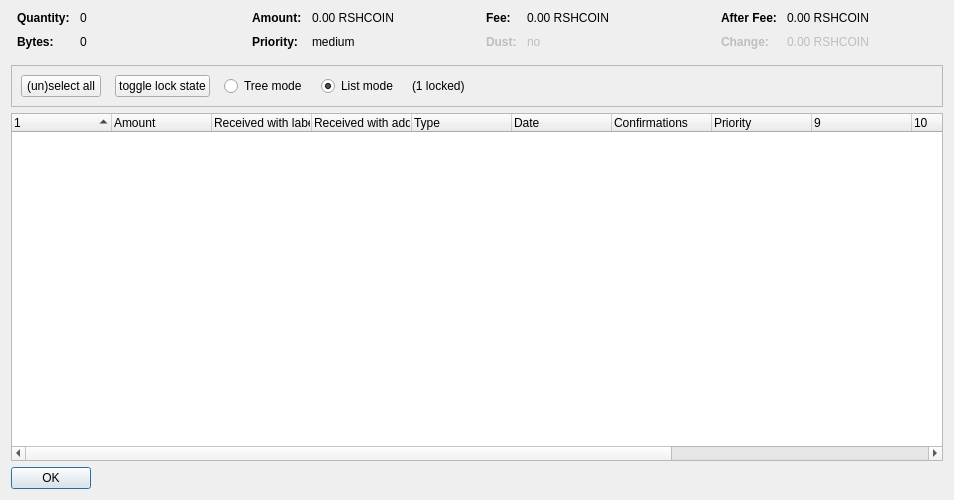
<?xml version="1.0" encoding="UTF-8"?>
<ui version="4.0">
 <class>CoinControlDialog</class>
 <widget class="QDialog" name="CoinControlDialog">
  <property name="geometry">
   <rect>
    <x>0</x>
    <y>0</y>
    <width>954</width>
    <height>500</height>
   </rect>
  </property>
  <property name="windowTitle">
   <string>Coin Selection</string>
  </property>
  <layout class="QVBoxLayout" name="verticalLayout">
   <item>
    <layout class="QHBoxLayout" name="horizontalLayoutTop" stretch="0,0,0,0">
     <property name="topMargin">
      <number>0</number>
     </property>
     <property name="bottomMargin">
      <number>10</number>
     </property>
     <item>
      <layout class="QFormLayout" name="formLayoutCoinControl1">
       <property name="horizontalSpacing">
        <number>10</number>
       </property>
       <property name="verticalSpacing">
        <number>10</number>
       </property>
       <property name="leftMargin">
        <number>6</number>
       </property>
       <property name="rightMargin">
        <number>6</number>
       </property>
       <item row="0" column="0">
        <widget class="QLabel" name="labelCoinControlQuantityText">
         <property name="font">
          <font>
           <weight>75</weight>
           <bold>true</bold>
          </font>
         </property>
         <property name="text">
          <string>Quantity:</string>
         </property>
        </widget>
       </item>
       <item row="0" column="1">
        <widget class="QLabel" name="labelCoinControlQuantity">
         <property name="cursor">
          <cursorShape>IBeamCursor</cursorShape>
         </property>
         <property name="contextMenuPolicy">
          <enum>Qt::ActionsContextMenu</enum>
         </property>
         <property name="text">
          <string notr="true">0</string>
         </property>
         <property name="textInteractionFlags">
          <set>Qt::LinksAccessibleByMouse|Qt::TextSelectableByKeyboard|Qt::TextSelectableByMouse</set>
         </property>
        </widget>
       </item>
       <item row="1" column="0">
        <widget class="QLabel" name="labelCoinControlBytesText">
         <property name="font">
          <font>
           <weight>75</weight>
           <bold>true</bold>
          </font>
         </property>
         <property name="text">
          <string>Bytes:</string>
         </property>
        </widget>
       </item>
       <item row="1" column="1">
        <widget class="QLabel" name="labelCoinControlBytes">
         <property name="cursor">
          <cursorShape>IBeamCursor</cursorShape>
         </property>
         <property name="contextMenuPolicy">
          <enum>Qt::ActionsContextMenu</enum>
         </property>
         <property name="text">
          <string notr="true">0</string>
         </property>
         <property name="textInteractionFlags">
          <set>Qt::LinksAccessibleByMouse|Qt::TextSelectableByKeyboard|Qt::TextSelectableByMouse</set>
         </property>
        </widget>
       </item>
      </layout>
     </item>
     <item>
      <layout class="QFormLayout" name="formLayoutCoinControl2">
       <property name="horizontalSpacing">
        <number>10</number>
       </property>
       <property name="verticalSpacing">
        <number>10</number>
       </property>
       <property name="leftMargin">
        <number>6</number>
       </property>
       <property name="rightMargin">
        <number>6</number>
       </property>
       <item row="0" column="0">
        <widget class="QLabel" name="labelCoinControlAmountText">
         <property name="font">
          <font>
           <weight>75</weight>
           <bold>true</bold>
          </font>
         </property>
         <property name="text">
          <string>Amount:</string>
         </property>
        </widget>
       </item>
       <item row="0" column="1">
        <widget class="QLabel" name="labelCoinControlAmount">
         <property name="cursor">
          <cursorShape>IBeamCursor</cursorShape>
         </property>
         <property name="contextMenuPolicy">
          <enum>Qt::ActionsContextMenu</enum>
         </property>
         <property name="text">
          <string notr="true">0.00 RSHCOIN</string>
         </property>
         <property name="textInteractionFlags">
          <set>Qt::LinksAccessibleByMouse|Qt::TextSelectableByKeyboard|Qt::TextSelectableByMouse</set>
         </property>
        </widget>
       </item>
       <item row="1" column="0">
        <widget class="QLabel" name="labelCoinControlPriorityText">
         <property name="font">
          <font>
           <weight>75</weight>
           <bold>true</bold>
          </font>
         </property>
         <property name="text">
          <string>Priority:</string>
         </property>
        </widget>
       </item>
       <item row="1" column="1">
        <widget class="QLabel" name="labelCoinControlPriority">
         <property name="cursor">
          <cursorShape>IBeamCursor</cursorShape>
         </property>
         <property name="contextMenuPolicy">
          <enum>Qt::ActionsContextMenu</enum>
         </property>
         <property name="text">
          <string>medium</string>
         </property>
         <property name="textInteractionFlags">
          <set>Qt::LinksAccessibleByMouse|Qt::TextSelectableByKeyboard|Qt::TextSelectableByMouse</set>
         </property>
        </widget>
       </item>
      </layout>
     </item>
     <item>
      <layout class="QFormLayout" name="formLayoutCoinControl3">
       <property name="horizontalSpacing">
        <number>10</number>
       </property>
       <property name="verticalSpacing">
        <number>10</number>
       </property>
       <property name="leftMargin">
        <number>6</number>
       </property>
       <property name="rightMargin">
        <number>6</number>
       </property>
       <item row="0" column="0">
        <widget class="QLabel" name="labelCoinControlFeeText">
         <property name="font">
          <font>
           <weight>75</weight>
           <bold>true</bold>
          </font>
         </property>
         <property name="text">
          <string>Fee:</string>
         </property>
        </widget>
       </item>
       <item row="0" column="1">
        <widget class="QLabel" name="labelCoinControlFee">
         <property name="cursor">
          <cursorShape>IBeamCursor</cursorShape>
         </property>
         <property name="contextMenuPolicy">
          <enum>Qt::ActionsContextMenu</enum>
         </property>
         <property name="text">
          <string notr="true">0.00 RSHCOIN</string>
         </property>
         <property name="textInteractionFlags">
          <set>Qt::LinksAccessibleByMouse|Qt::TextSelectableByKeyboard|Qt::TextSelectableByMouse</set>
         </property>
        </widget>
       </item>
       <item row="1" column="0">
        <widget class="QLabel" name="labelCoinControlLowOutputText">
         <property name="enabled">
          <bool>false</bool>
         </property>
         <property name="font">
          <font>
           <weight>75</weight>
           <bold>true</bold>
          </font>
         </property>
         <property name="text">
          <string>Dust:</string>
         </property>
        </widget>
       </item>
       <item row="1" column="1">
        <widget class="QLabel" name="labelCoinControlLowOutput">
         <property name="enabled">
          <bool>false</bool>
         </property>
         <property name="cursor">
          <cursorShape>IBeamCursor</cursorShape>
         </property>
         <property name="contextMenuPolicy">
          <enum>Qt::ActionsContextMenu</enum>
         </property>
         <property name="text">
          <string>no</string>
         </property>
         <property name="textInteractionFlags">
          <set>Qt::LinksAccessibleByMouse|Qt::TextSelectableByKeyboard|Qt::TextSelectableByMouse</set>
         </property>
        </widget>
       </item>
      </layout>
     </item>
     <item>
      <layout class="QFormLayout" name="formLayoutCoinControl4">
       <property name="horizontalSpacing">
        <number>10</number>
       </property>
       <property name="verticalSpacing">
        <number>10</number>
       </property>
       <property name="leftMargin">
        <number>6</number>
       </property>
       <property name="rightMargin">
        <number>6</number>
       </property>
       <item row="0" column="0">
        <widget class="QLabel" name="labelCoinControlAfterFeeText">
         <property name="font">
          <font>
           <weight>75</weight>
           <bold>true</bold>
          </font>
         </property>
         <property name="text">
          <string>After Fee:</string>
         </property>
        </widget>
       </item>
       <item row="0" column="1">
        <widget class="QLabel" name="labelCoinControlAfterFee">
         <property name="cursor">
          <cursorShape>IBeamCursor</cursorShape>
         </property>
         <property name="contextMenuPolicy">
          <enum>Qt::ActionsContextMenu</enum>
         </property>
         <property name="text">
          <string notr="true">0.00 RSHCOIN</string>
         </property>
         <property name="textInteractionFlags">
          <set>Qt::LinksAccessibleByMouse|Qt::TextSelectableByKeyboard|Qt::TextSelectableByMouse</set>
         </property>
        </widget>
       </item>
       <item row="1" column="0">
        <widget class="QLabel" name="labelCoinControlChangeText">
         <property name="enabled">
          <bool>false</bool>
         </property>
         <property name="font">
          <font>
           <weight>75</weight>
           <bold>true</bold>
          </font>
         </property>
         <property name="text">
          <string>Change:</string>
         </property>
        </widget>
       </item>
       <item row="1" column="1">
        <widget class="QLabel" name="labelCoinControlChange">
         <property name="enabled">
          <bool>false</bool>
         </property>
         <property name="cursor">
          <cursorShape>IBeamCursor</cursorShape>
         </property>
         <property name="contextMenuPolicy">
          <enum>Qt::ActionsContextMenu</enum>
         </property>
         <property name="text">
          <string notr="true">0.00 RSHCOIN</string>
         </property>
         <property name="textInteractionFlags">
          <set>Qt::LinksAccessibleByMouse|Qt::TextSelectableByKeyboard|Qt::TextSelectableByMouse</set>
         </property>
        </widget>
       </item>
      </layout>
     </item>
    </layout>
   </item>
   <item>
    <widget class="QFrame" name="frame">
     <property name="minimumSize">
      <size>
       <width>0</width>
       <height>40</height>
      </size>
     </property>
     <property name="frameShape">
      <enum>QFrame::StyledPanel</enum>
     </property>
     <property name="frameShadow">
      <enum>QFrame::Sunken</enum>
     </property>
     <layout class="QHBoxLayout" name="horizontalLayout">
      <item>
       <layout class="QHBoxLayout" name="horizontalLayoutPanel" stretch="0,0,0,0,0,0">
        <property name="spacing">
         <number>14</number>
        </property>
        <item>
         <widget class="QPushButton" name="pushButtonSelectAll">
          <property name="sizePolicy">
           <sizepolicy hsizetype="Maximum" vsizetype="Fixed">
            <horstretch>0</horstretch>
            <verstretch>0</verstretch>
           </sizepolicy>
          </property>
          <property name="text">
           <string>(un)select all</string>
          </property>
          <property name="autoDefault">
           <bool>false</bool>
          </property>
         </widget>
        </item>
        <item>
         <widget class="QPushButton" name="pushButtonToggleLock">
          <property name="sizePolicy">
           <sizepolicy hsizetype="Maximum" vsizetype="Fixed">
            <horstretch>0</horstretch>
            <verstretch>0</verstretch>
           </sizepolicy>
          </property>
          <property name="text">
           <string>toggle lock state</string>
          </property>
          <property name="autoDefault">
           <bool>false</bool>
          </property>
         </widget>
        </item>
        <item>
         <widget class="QRadioButton" name="radioTreeMode">
          <property name="sizePolicy">
           <sizepolicy hsizetype="Maximum" vsizetype="Fixed">
            <horstretch>0</horstretch>
            <verstretch>0</verstretch>
           </sizepolicy>
          </property>
          <property name="text">
           <string>Tree mode</string>
          </property>
         </widget>
        </item>
        <item>
         <widget class="QRadioButton" name="radioListMode">
          <property name="sizePolicy">
           <sizepolicy hsizetype="Maximum" vsizetype="Fixed">
            <horstretch>0</horstretch>
            <verstretch>0</verstretch>
           </sizepolicy>
          </property>
          <property name="text">
           <string>List mode</string>
          </property>
          <property name="checked">
           <bool>true</bool>
          </property>
         </widget>
        </item>
        <item>
         <widget class="QLabel" name="labelLocked">
          <property name="text">
           <string>(1 locked)</string>
          </property>
         </widget>
        </item>
        <item>
         <spacer name="horizontalSpacer">
          <property name="orientation">
           <enum>Qt::Horizontal</enum>
          </property>
          <property name="sizeHint" stdset="0">
           <size>
            <width>40</width>
            <height>20</height>
           </size>
          </property>
         </spacer>
        </item>
       </layout>
      </item>
     </layout>
    </widget>
   </item>
   <item>
    <widget class="CoinControlTreeWidget" name="treeWidget">
     <property name="contextMenuPolicy">
      <enum>Qt::CustomContextMenu</enum>
     </property>
     <property name="sortingEnabled">
      <bool>false</bool>
     </property>
     <property name="columnCount">
      <number>13</number>
     </property>
     <attribute name="headerShowSortIndicator" stdset="0">
      <bool>true</bool>
     </attribute>
     <attribute name="headerStretchLastSection">
      <bool>false</bool>
     </attribute>
     <column>
      <property name="text">
       <string/>
      </property>
     </column>
     <column>
      <property name="text">
       <string>Amount</string>
      </property>
     </column>
     <column>
      <property name="text">
       <string>Received with label</string>
      </property>
     </column>
     <column>
      <property name="text">
       <string>Received with address</string>
      </property>
     </column>
     <column>
      <property name="text">
	<string>Type</string>
      </property>
     </column>
     <column>
      <property name="text">	 
       <string>Date</string>
      </property>
     </column>
     <column>
      <property name="text">
       <string>Confirmations</string>
      </property>
      <property name="toolTip">
       <string>Confirmed</string>
      </property>
     </column>
     <column>
      <property name="text">
       <string>Priority</string>
      </property>
     </column>
     <column>
      <property name="text">
       <string/>
      </property>
     </column>
     <column>
      <property name="text">
       <string/>
      </property>
     </column>
     <column>
      <property name="text">
       <string/>
      </property>
     </column>
     <column>
      <property name="text">
       <string/>
      </property>
     </column>
     <column>
      <property name="text">
       <string/>
      </property>
     </column>
    </widget>
   </item>
   <item>
    <widget class="QDialogButtonBox" name="buttonBox">
     <property name="sizePolicy">
      <sizepolicy hsizetype="Maximum" vsizetype="Fixed">
       <horstretch>0</horstretch>
       <verstretch>0</verstretch>
      </sizepolicy>
     </property>
     <property name="orientation">
      <enum>Qt::Horizontal</enum>
     </property>
     <property name="standardButtons">
      <set>QDialogButtonBox::Ok</set>
     </property>
    </widget>
   </item>
  </layout>
 </widget>
 <customwidgets>
  <customwidget>
   <class>CoinControlTreeWidget</class>
   <extends>QTreeWidget</extends>
   <header>coincontroltreewidget.h</header>
  </customwidget>
 </customwidgets>
 <resources/>
 <connections/>
</ui>
